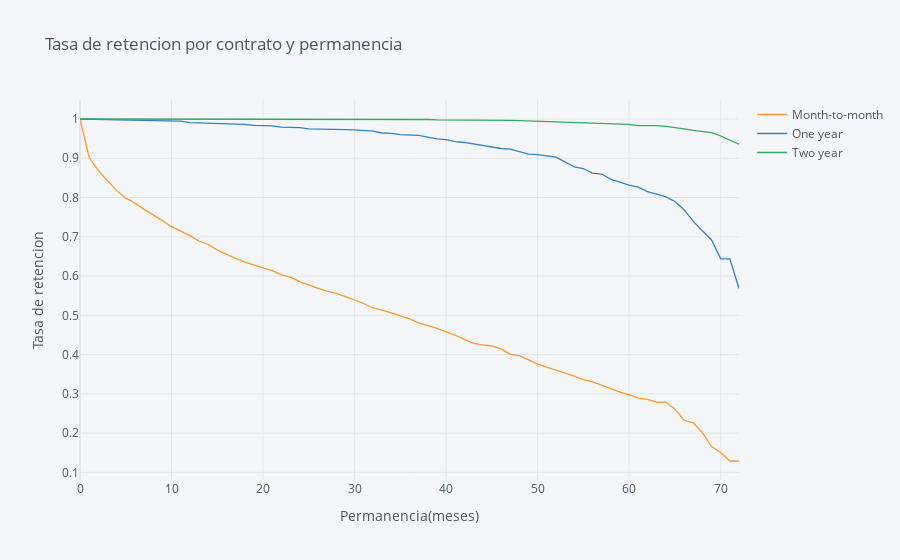

Notebook code cell kept with this figure:
### Code cell
rates=survival(data, 'Contract', 'tenure', 'ChurnBinary')

rates.iplot(kind='line', xTitle='Permanencia(meses)', yTitle='Tasa de retencion',
            title='Tasa de retencion por contrato y permanencia')
